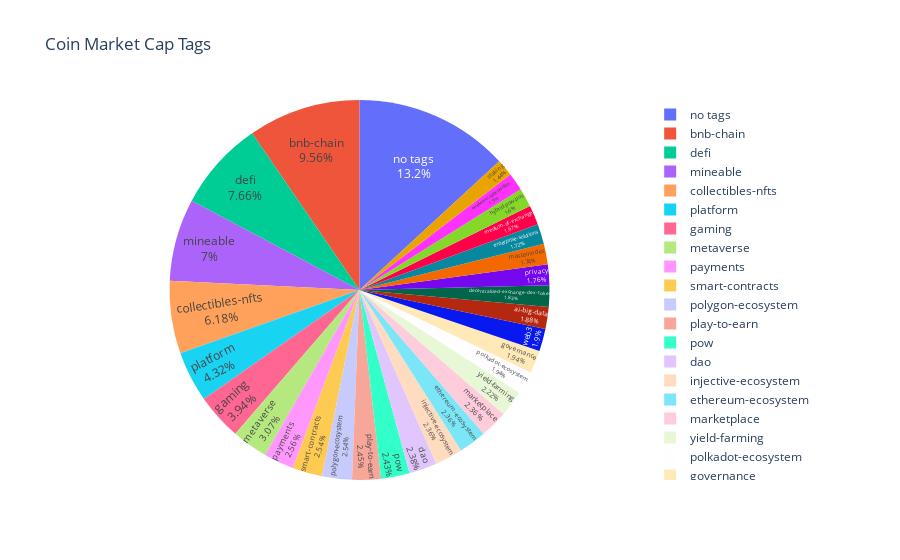

Notebook code for this chart:
### Markdown cell above
## ➡️ Visualize tags trending

### Code cell
fig = px.pie(rank_tags.head(30), values='symbol', names='tags', title='Coin Market Cap Tags')
fig.update_traces(textposition='inside', textinfo='percent+label')
fig.show()

### Figure 1 — Plotly figure (JSON) as saved in the notebook; plotly's stock layout.template omitted (floating-point values rounded to 4 significant figures)
{"data": [{"domain": {"x": [0, 1], "y": [0, 1]}, "hovertemplate": "tags=%{label}<br>symbol=%{value}<extra></extra>", "labels": ["no tags", "bnb-chain", "defi", "mineable", "collectibles-nfts", "platform", "gaming", "metaverse", "payments", "smart-contracts", "polygon-ecosystem", "play-to-earn", "pow", "dao", "injective-ecosystem", "ethereum-ecosystem", "marketplace", "yield-farming", "polkadot-ecosystem", "governance", "web3", "ai-big-data", "decentralized-exchange-dex-token", "privacy", "masternodes", "enterprise-solutions", "medium-of-exchange", "hybrid-pow-pos", "exnetwork-capital-portfolio", "staking"], "legendgroup": "", "name": "", "showlegend": true, "textinfo": "percent+label", "textposition": "inside", "type": "pie", "values": [575, 418, 335, 306, 270, 189, 172, 134, 112, 111, 111, 107, 106, 104, 103, 103, 103, 97, 85, 85, 83, 82, 80, 77, 76, 75, 73, 70, 66, 63]}], "layout": {"legend": {"tracegroupgap": 0}, "title": {"text": "Coin Market Cap Tags"}}}
